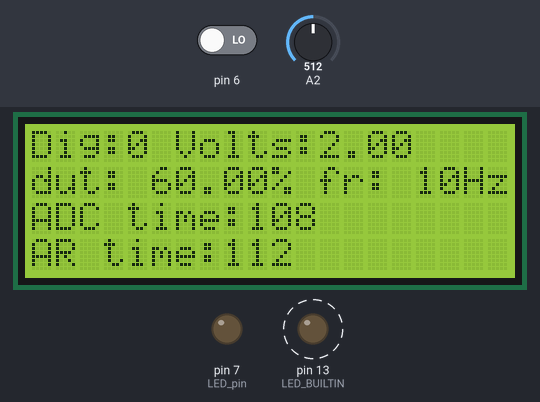
A sketch run on a simulated Arduino Uno, built with avr-gcc and run on an emulated ATmega328P. On the bench: 20×4 character LCD, output pins drawn as LEDs (lit = HIGH). Dashed ring = blinking. The test bench sets the inputs (shaded band); at power-on: A2 = 512, pin 6 LOW. What the sketch prints to the serial monitor is not drawn.

Above: at 1.2 s.
1.3 s: A2 set to 1006
At 1.8 s:
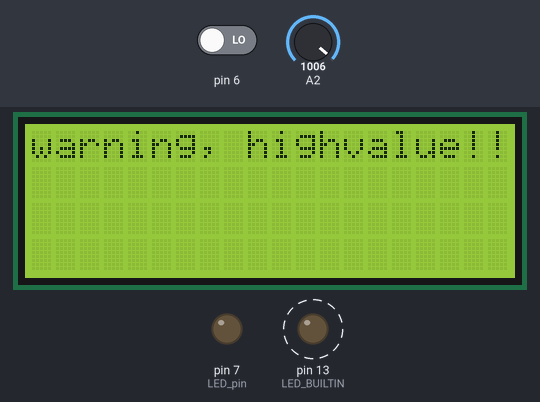
4.5 s: A2 set to 1023
At 5.4 s:
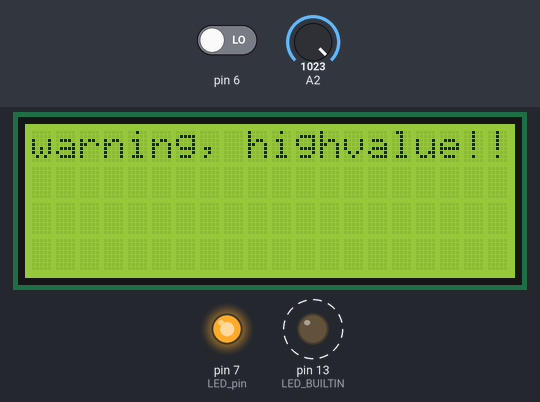
7.7 s: A2 set to 190
At 8.3 s:
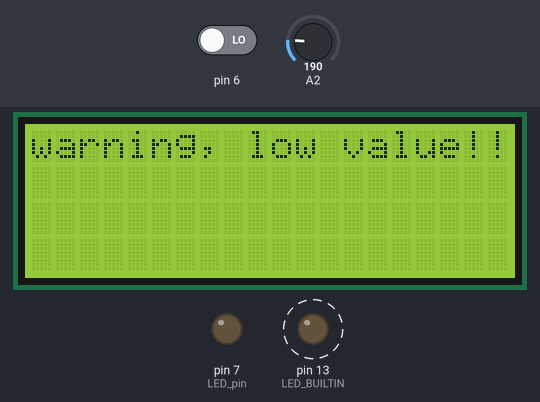
11.0 s: A2 set to 200
At 11.5 s:
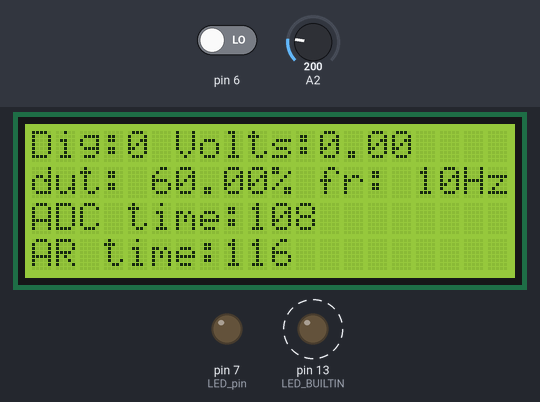
14.3 s: pin 6 driven HIGH
At 15.3 s:
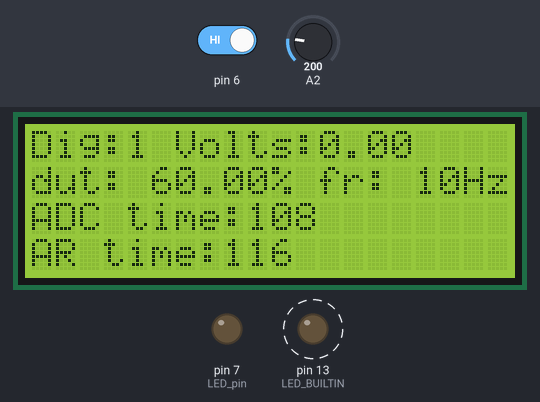
15.8 s: A2 set to 122
At 16.7 s:
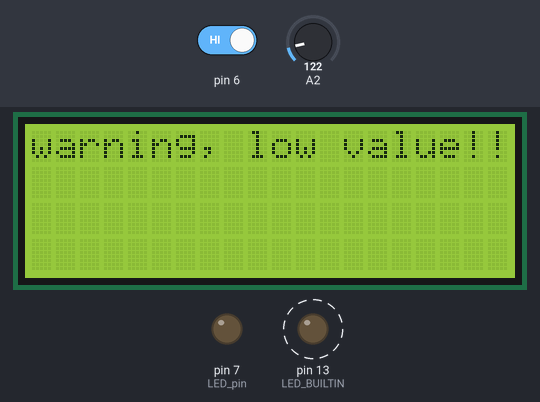
Timing chart, 0 to 19.7 s (numbered marks = the images above; inputs shaded):
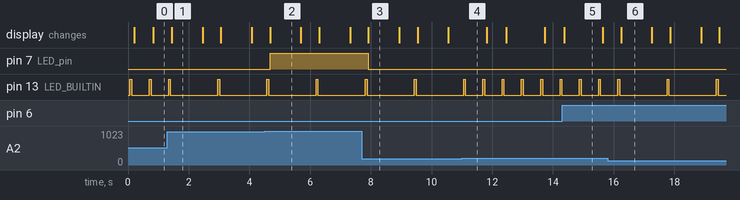

Measured:
- the behaviour switches between 1022 and 1023 on A2 (found by bisection; images 1 and 2)
- the behaviour switches between 199 and 200 on A2 (found by bisection; images 3 and 4)
- after the input at 1.3 s, pin 13 (LED_BUILTIN): LOW → HIGH after 1.7 s, → LOW 0.06 s later; the display: changes after 0.14 s (image 1)
- after the input at 4.5 s, pin 7 (LED_pin): LOW → HIGH after 0.18 s
- after the input at 7.7 s, pin 7 (LED_pin): HIGH → LOW after 0.22 s; the display: changes after 0.22 s (image 3)
- after the input at 11.0 s, pin 13 (LED_BUILTIN): alternates HIGH for 0.06 s and LOW for 0.58 s, starting after 0.69 s
- after the input at 14.3 s, the display: changes after 0.07 s (image 5)
- after the input at 15.8 s, pin 13 (LED_BUILTIN): alternates HIGH for 0.06 s and LOW for 1.6 s, starting after 2.0 s; the display: changes after 0.45 s (image 6)

The sketch:

week7.ino
```cpp
#include <LiquidCrystal.h>

const int rs = 12, en = 11, d4 = 5, d5 = 4, d6 = 3, d7 = 2;
LiquidCrystal lcd(rs, en, d4, d5, d6, d7);

const int LED_pin = 7;

#define cbi(sfr, bit) (_SFR_BYTE(sfr) &= ~_BV(bit)) // macro to clear bit in special function register
#define sbi(sfr, bit) (_SFR_BYTE(sfr) |= _BV(bit)) // macro to set bit in special function register


void setup() {
  Serial.begin(9600);
  // set up the LCD's number of columns and rows:
  lcd.begin(20, 4);
  pinMode(LED_BUILTIN, OUTPUT);
  pinMode(6, INPUT);
  pinMode(A2, INPUT);
  pinMode(13, OUTPUT);

  // LED
  pinMode(LED_pin, OUTPUT);

  Serial.println("test");
  lcd.clear();
  sbi(ADCSRA, ADPS2);
  cbi(ADCSRA, ADPS1);
  cbi(ADCSRA, ADPS0);
}

void loop() {
  int highPeriod = 60;
  int lowPeriod = 40;
  int entirePulse = highPeriod + lowPeriod;

  digitalWrite(13, 1);
  delay(highPeriod);

  digitalWrite(13, 0);
  delay(lowPeriod);

  int pin_state = digitalRead(6);
  Serial.print("pin State ");
  Serial.println(pin_state);

  int initTime2 = micros();
  float analog_state = analogRead(A2);
  int endTime2 = micros();
  int elapsedTime2 = endTime2 - initTime2;
  Serial.println(analog_state);
  Serial.print("time:");
  Serial.println(elapsedTime2);

  // convert to volts
  float volts_potentiometer = map(analog_state, 0, 1023, 0, 5);
  Serial.println(volts_potentiometer);

  // convert to new val
  float new_val = map(volts_potentiometer, 0, 5, 50, 300);
  Serial.println(new_val);

  // LED
  if (volts_potentiometer > 4.0) {
    digitalWrite(LED_pin, 1);
  }
  else {
    digitalWrite(LED_pin, 0);
  }

  if (analog_state < 200.0){
    lcd.clear();
    lcd.setCursor(0, 0);
    lcd.print("warning, low value!!");
    delay(1000);
  } else if (analog_state > 1000.0) {
    lcd.clear();
    lcd.setCursor(0, 0);
    lcd.print("warning, highvalue!!");
    delay(1000);
  }

  lcd.clear();
  lcd.setCursor(0, 0);
  // print the number of seconds since reset:

  lcd.print("Dig:");
  lcd.print(pin_state);
  lcd.print(" Volts:");
  lcd.print(volts_potentiometer);

  lcd.setCursor(0, 2);
  lcd.print("ADC time:");
  lcd.print(AD_conversion(2));
  lcd.setCursor(0, 3);
  lcd.print("AR time:");
  lcd.print(elapsedTime2);

  calculate(entirePulse, highPeriod);

  delay(500);
}

int AD_conversion(byte ch)
{
  int initTime = micros();
  //        76543210
  //ADMUX=B01000101; // CH 4 ja 5V ref
  ADMUX=B01000000 | ch; // Reference voltage = 5V / input channel = ch

  //        76543210
  ADCSRA=B11000111;

  ADCSRA |= B01000000;

  //delay(500);
  while(ADCSRA & B01000000); // loop to wait until conversion is ready.

  int endTime = micros();
  int elapsedTime = endTime - initTime;
  Serial.println(elapsedTime);
  return elapsedTime; // function returns AD converted value
}

void printResults() {

}


void calculate(int duration, int highPeriod) {
  float duty_cycle = (float)highPeriod / duration *100;
  Serial.print("duty cycle is ");
  Serial.println(duty_cycle);
  int blinking_frequency = 1000 / duration;
  Serial.print("blinking frequency is ");
  Serial.println(blinking_frequency);

  lcd.setCursor(0, 1);
  lcd.print("dut: ");
  lcd.print(duty_cycle);
  lcd.print("%");
  lcd.print(" fr: ");
  lcd.print(blinking_frequency);
  lcd.print("Hz");
}
```
